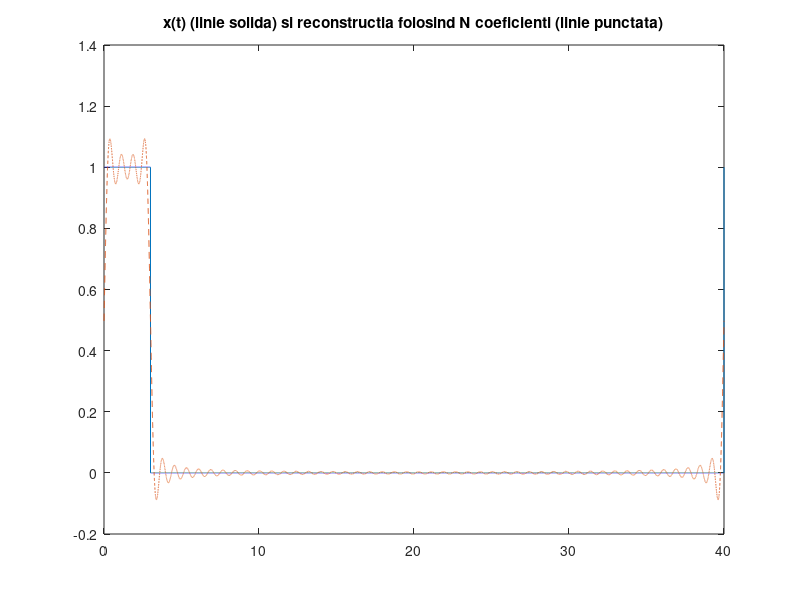

Here is the MATLAB script that generated this plot:
%Programul reprezinta spectrul de amplitudini si traseaza un grafic cu un
%semnal dreptunghiular atat in forma initiala cat si in forma reconstruita
%pe baza a 50 de coeficienti. Semnalul este un semnal dreptunghiular cu
%factor de umplere 7.5% (3/40), iar analiza se face pe baza seriei Fourier
%exponentiale si armonice
T=40;
N=50;
t=0:0.001:T; %crearea unui vector de timp
w=2*pi/T;
q=3/40;
x=0.5*square(2*pi*t/T,7.5)+0.5; %generarea semnalului
plot(t,x);
axis([0 40 -0.2 1.2]);
X=fft(x);       %transformata Fourier 
n=-(length(X)-1)/2:((length(X))-1)/2;   %am creat un vector pentru a afisa spectrul
stem(n,fftshift(abs(X)/2000));     %afisarea spectrului de amplitudini, fara componenta continua
axis([-50 50 0 1.6]);
hold on;
plot(n,fftshift(abs(X)/2000),'--');
title('Spectrul lui x(t)');

Y=ifft(X);      %afisarea semnalului initial
y=abs(Y);
plot(t,y);
title('Semnalul dreptunghiular - Factor de umplere 7.5%');


x=q;        %semnalul primeste componenta continua - q*A=q, deoarece A=1
for m=1:50          %refacerea semnalului prin adunarea celor 50 de armonici, alaturi de componenta continua
    x=x+(2/(m*pi))*sin(m*pi*q)*cos(m*w.*t-m*pi*q);
end
hold off;
plot(t,0.5*square(2*pi*t/T,7.5)+0.5);   %trasarea graficului cu semnalul initial
hold on;        
plot(t,x,'--');               %graficul cu semnalul reconstruit  
title('x(t) (linie solida) si reconstructia folosind N coeficienti (linie punctata)')
